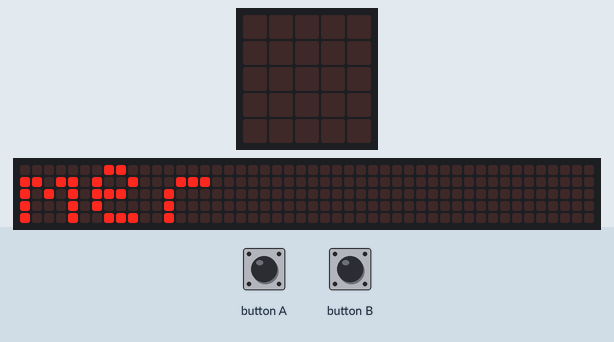
The program below on a simulated BBC micro:bit (MakeCode). Parts: the board's 5×5 LED display, a strip that is not on the board, showing the scrolling text unrolled. The inputs (shaded band) are chosen by the test bench. The 48×5 strip is a reading aid, not a part: it shows the text the display is scrolling, unrolled, one strip-width of it at a time.

Above: at 10.4 s.
12.1 s: button B pressed for 0.15 s
At 12.4 s:
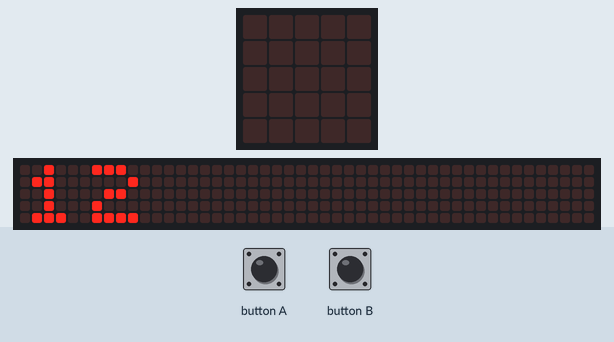
12.8 s: button A pressed for 0.15 s
13.5 s: button B pressed for 0.15 s
At 15.1 s:
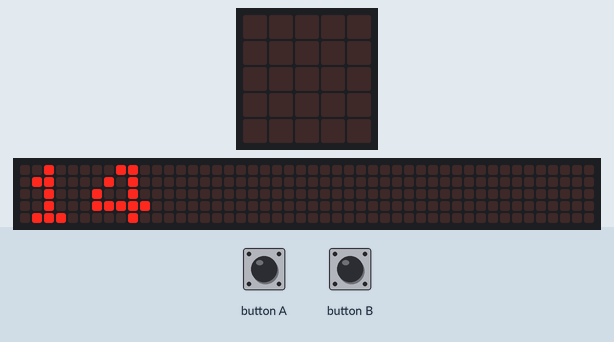
19.1 s: button B pressed for 0.15 s
At 19.5 s:
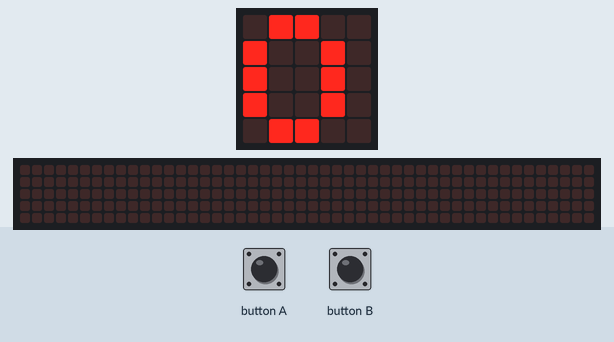

Measured:
- after the input at 12.1 s, the display: changes after 0.15 s (image 1)
- after the input at 19.1 s, the display: changes after 0.15 s (image 3)
- what the display in image 0 shows lasts 0.4 s, from 10.4 s to 10.8 s

The program:

main.ts
```typescript
let start = 0

basic.showString("Start Timer")

input.onButtonPressed(Button.A, function () {
    basic.showIcon(IconNames.Yes)
    start = input.runningTime()
})

input.onButtonPressed(Button.B, function () {
    let elapsed = input.runningTime() - start
    basic.showNumber(Math.idiv(elapsed, 1000))
})
```

test.ts
```typescript
// test ender her, dette bliver ikke kompileret, når denne pakke bruges som en udvidelse.
```
